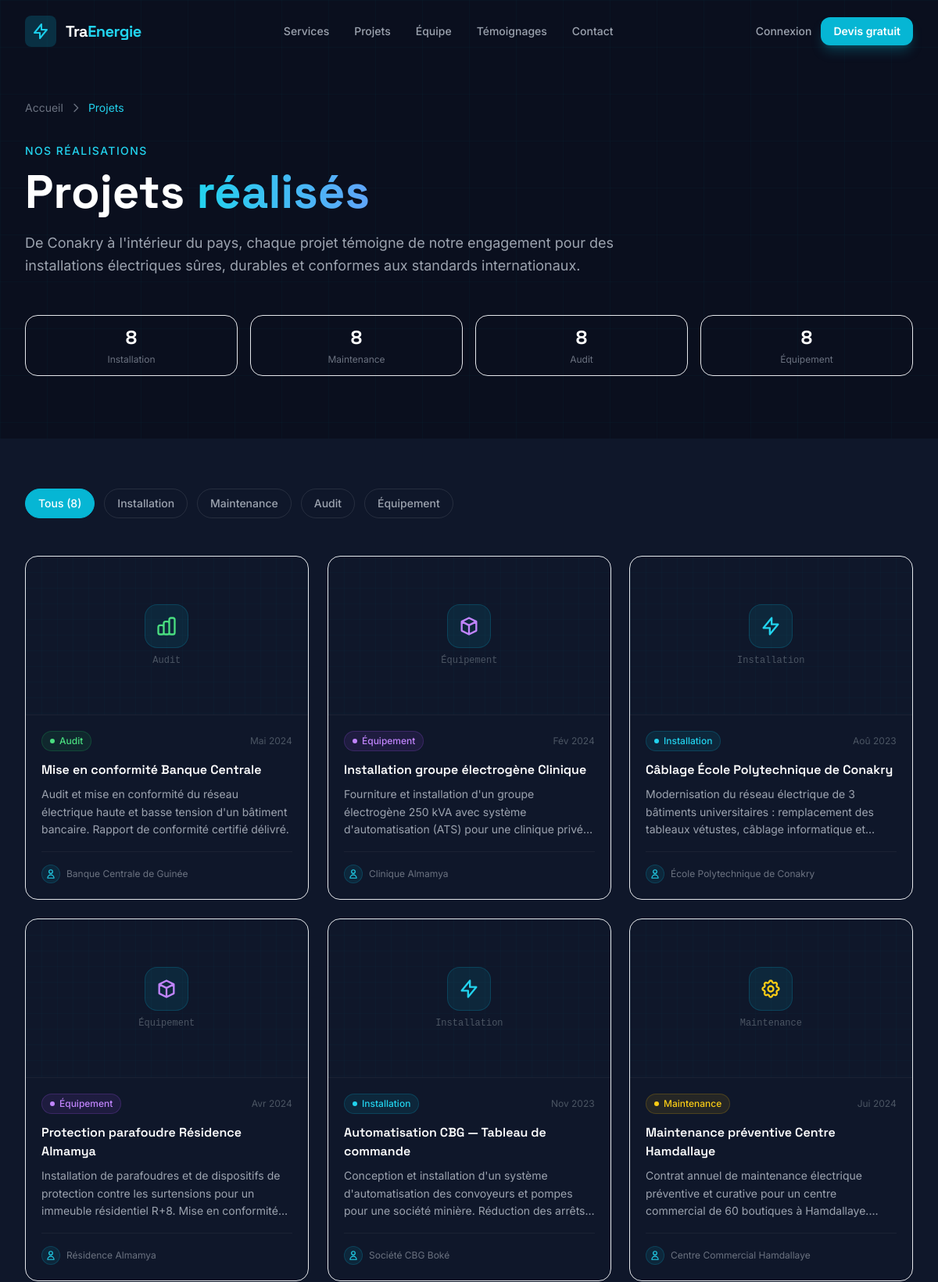
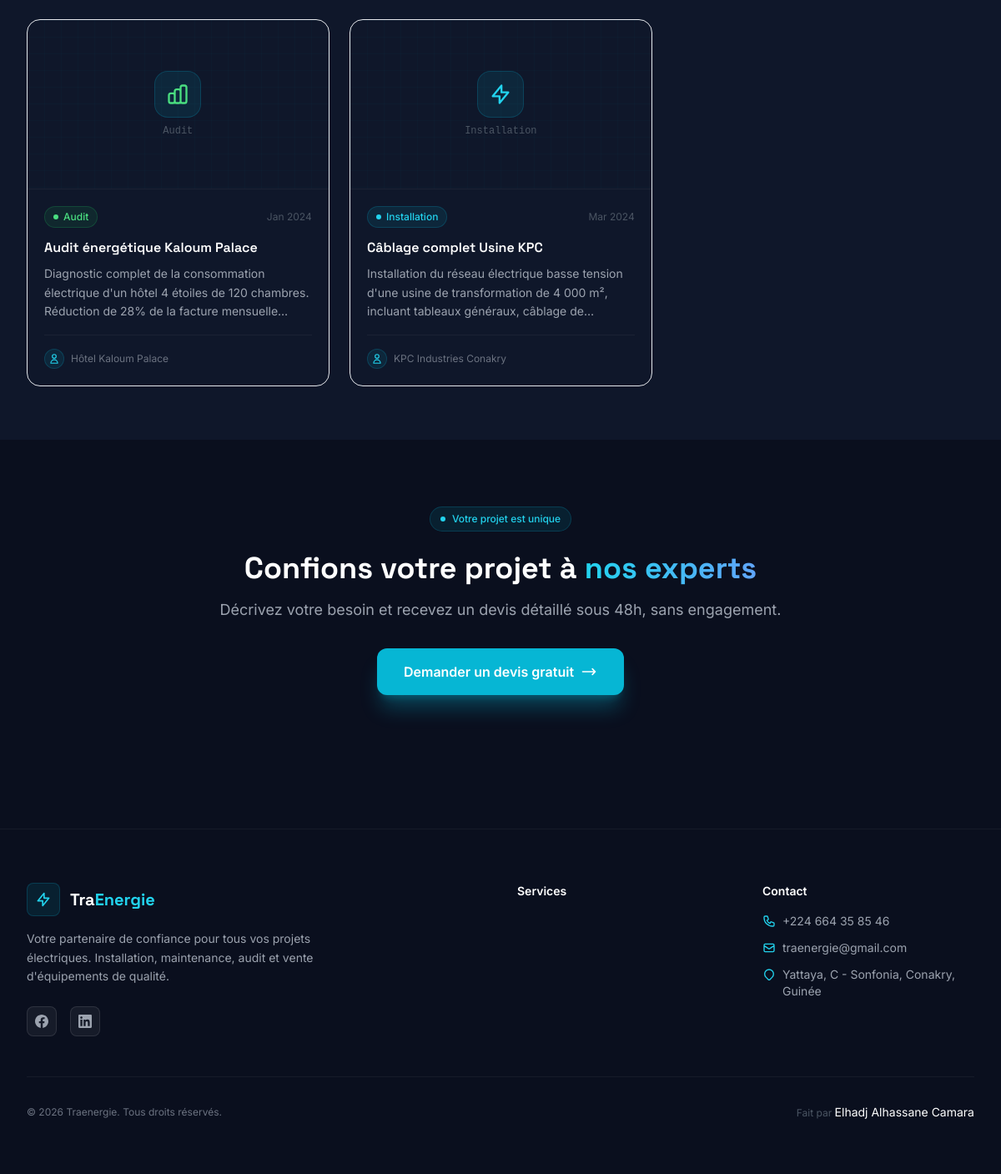
Screenshot of /projets/ with the database file from the repository (2 pictures, top to bottom).
### apps/website/models.py (models this page shows, shortened)
class Project(models.Model):
    CATEGORY_CHOICES = [
        ("installation", "Installation"),
        ("maintenance", "Maintenance"),
        ("audit", "Audit"),
        ("equipement", "Équipement"),
    ]
    title = models.CharField(max_length=200)
    description = models.TextField()
    category = models.CharField(max_length=50, choices=CATEGORY_CHOICES)
    image = models.ImageField(upload_to="projects/", blank=True, null=True)
    client = models.CharField(max_length=200, blank=True)
    completion_date = models.DateField(blank=True, null=True)
    is_featured = models.BooleanField(default=False)
    created_at = models.DateTimeField(auto_now_add=True)
    class Meta:
        ordering = ["-created_at"]
        verbose_name = "Projet"
        verbose_name_plural = "Projets"

class CompanyInfo(models.Model):
    name = models.CharField(max_length=200, default="Traenergie")
    tagline = models.CharField(max_length=300, default="Votre expert en solutions électriques")
    description = models.TextField(blank=True)
    address = models.TextField(blank=True)
    phone = models.CharField(max_length=50, blank=True)
    email = models.EmailField(blank=True)
    whatsapp = models.CharField(max_length=50, blank=True)
    facebook_url = models.URLField(blank=True)
    linkedin_url = models.URLField(blank=True)
    years_experience = models.PositiveIntegerField(default=10)
    projects_count = models.PositiveIntegerField(default=500)
    clients_count = models.PositiveIntegerField(default=200)
    technicians_count = models.PositiveIntegerField(default=50)
    class Meta:
        verbose_name = "Informations entreprise"
        verbose_name_plural = "Informations entreprise"
    @classmethod
    def get_instance(cls):
        obj, _ = cls.objects.get_or_create(pk=1)
        return obj

### apps/website/views.py (the view)
# urls.py: path("projets/", views.ProjetsPageView.as_view(), name="projets"),
class ProjetsPageView(View):
    def get(self, request):
        category = request.GET.get("cat", "")
        qs = Project.objects.all()
        if category:
            qs = qs.filter(category=category)
        context = {
            "company": CompanyInfo.get_instance(),
            "projects": qs,
            "active_cat": category,
            "categories": Project.CATEGORY_CHOICES,
        }
        return render(request, "website/projets.html", context)

### apps/stock/context_processors.py (called while the page is built, shortened)
def cart_context(request):
    cart_count = 0
    cart_total = 0
    return {
        "cart_count": cart_count,
        "cart_total": cart_total,
    }

### templates/website/projets.html (shortened to what this page needs)
{% extends "base.html" %}
{% load static %}
{% block content %}
<section class="relative pt-32 pb-20 bg-[#0a0f1e] overflow-hidden">
  <div class="absolute inset-0 opacity-20" style="background-image: linear-gradient(rgba(6,182,212,0.15) 1px, transparent 1px), linear-gradient(90deg, rgba(6,182,212,0.15) 1px, transparent 1px); background-size: 60px 60px;"></div>
  <div class="absolute top-0 right-1/4 w-96 h-96 bg-cyan-500/8 rounded-full blur-3xl pointer-events-none"></div>
  <div class="relative max-w-7xl mx-auto px-4 sm:px-6 lg:px-8">
    <nav class="flex items-center gap-2 text-sm text-gray-500 mb-8" data-aos="fade-down">
      <a href="{% url 'website:home' %}" class="hover:text-cyan-400 transition">Accueil</a>
      <svg class="w-4 h-4" fill="none" stroke="currentColor" viewBox="0 0 24 24"><path stroke-linecap="round" stroke-linejoin="round" stroke-width="2" d="M9 5l7 7-7 7"/></svg>
      <span class="text-cyan-400">Projets</span>
    </nav>
    <div class="max-w-3xl" data-aos="fade-up">
      <span class="text-cyan-400 text-sm font-medium tracking-widest uppercase">Nos réalisations</span>
      <h1 class="font-display font-bold text-5xl lg:text-6xl text-white mt-3 mb-5">
        Projets <span class="text-transparent bg-clip-text bg-gradient-to-r from-cyan-400 to-blue-400">réalisés</span>
      </h1>
      <p class="text-gray-400 text-lg leading-relaxed">
        De Conakry à l'intérieur du pays, chaque projet témoigne de notre engagement pour des installations électriques sûres, durables et conformes aux standards internationaux.
      </p>
    </div>
    <div class="grid grid-cols-2 sm:grid-cols-4 gap-4 mt-12" data-aos="fade-up" data-aos-delay="100">
      {% for cat, label in categories %}
      <div class="bg-white/3 border border-white/8 rounded-2xl px-4 py-3 text-center">
        <div class="font-display font-bold text-2xl text-white">
          {{ projects|length }}
        </div>
        <div class="text-gray-500 text-xs mt-1">{{ label }}</div>
      </div>
      {% endfor %}
    </div>
  </div>
</section>
<section class="py-16 bg-[#0f172a]" x-data="{ filter: '{{ active_cat }}' }">
  <div class="max-w-7xl mx-auto px-4 sm:px-6 lg:px-8">
    <div class="flex flex-wrap gap-3 mb-12" data-aos="fade-up">
      <a href="{% url 'website:projets' %}"
         :class="filter === '' ? 'bg-cyan-500 text-white border-cyan-500' : 'bg-white/3 text-gray-400 border-white/10 hover:border-cyan-500/30 hover:text-cyan-400'"
         class="inline-flex items-center gap-2 px-4 py-2 rounded-full border text-sm font-medium transition-all duration-200"
         @click.prevent="filter = ''; $el.closest('section').querySelectorAll('[data-cat]').forEach(e => e.style.display = '')">
        Tous ({{ projects|length }})
      </a>
      {% for cat, label in categories %}
      <a href="?cat={{ cat }}"
         :class="filter === '{{ cat }}' ? 'bg-cyan-500 text-white border-cyan-500' : 'bg-white/3 text-gray-400 border-white/10 hover:border-cyan-500/30 hover:text-cyan-400'"
         class="inline-flex items-center gap-2 px-4 py-2 rounded-full border text-sm font-medium transition-all duration-200"
         @click.prevent="filter = '{{ cat }}'; $el.closest('section').querySelectorAll('[data-cat]').forEach(e => { e.style.display = e.dataset.cat === '{{ cat }}' ? '' : 'none'; })">
        {{ label }}
      </a>
      {% endfor %}
    </div>
    <div class="grid grid-cols-1 sm:grid-cols-2 lg:grid-cols-3 gap-6">
      {% for project in projects %}
      <article
        data-cat="{{ project.category }}"
        class="group bg-white/3 hover:bg-white/5 border border-white/8 hover:border-cyan-500/25 rounded-2xl overflow-hidden transition-all duration-300"
        data-aos="fade-up" data-aos-delay="{{ forloop.counter0|add:'1' }}00"
      >
        {% if project.image %}
        <div class="aspect-video overflow-hidden">
          <img src="{{ project.image.url }}" alt="{{ project.title }}" class="w-full h-full object-cover group-hover:scale-105 transition-transform duration-500">
        </div>
        {% else %}
        <div class="aspect-video bg-gradient-to-br from-cyan-500/8 to-blue-600/8 flex items-center justify-center border-b border-white/5 relative overflow-hidden">
          <div class="absolute inset-0 opacity-10" style="background-image: linear-gradient(rgba(6,182,212,0.3) 1px, transparent 1px), linear-gradient(90deg, rgba(6,182,212,0.3) 1px, transparent 1px); background-size: 20px 20px;"></div>
          <div class="relative z-10 flex flex-col items-center gap-2">
            <div class="w-14 h-14 flex items-center justify-center bg-cyan-500/10 border border-cyan-500/20 rounded-2xl">
              {% if project.category == 'installation' %}
              <svg class="w-7 h-7 text-cyan-400" fill="none" stroke="currentColor" viewBox="0 0 24 24"><path stroke-linecap="round" stroke-linejoin="round" stroke-width="2" d="M13 10V3L4 14h7v7l9-11h-7z"/></svg>
              {% elif project.category == 'maintenance' %}
              <svg class="w-7 h-7 text-yellow-400" fill="none" stroke="currentColor" viewBox="0 0 24 24"><path stroke-linecap="round" stroke-linejoin="round" stroke-width="2" d="M10.325 4.317c.426-1.756 2.924-1.756 3.35 0a1.724 1.724 0 002.573 1.066c1.543-.94 3.31.826 2.37 2.37a1.724 1.724 0 001.065 2.572c1.756.426 1.756 2.924 0 3.35a1.724 1.724 0 00-1.066 2.573c.94 1.543-.826 3.31-2.37 2.37a1.724 1.724 0 00-2.572 1.065c-.426 1.756-2.924 1.756-3.35 0a1.724 1.724 0 00-2.573-1.066c-1.543.94-3.31-.826-2.37-2.37a1.724 1.724 0 00-1.065-2.572c-1.756-.426-1.756-2.924 0-3.35a1.724 1.724 0 001.066-2.573c-.94-1.543.826-3.31 2.37-2.37.996.608 2.296.07 2.572-1.065z"/><path stroke-linecap="round" stroke-linejoin="round" stroke-width="2" d="M15 12a3 3 0 11-6 0 3 3 0 016 0z"/></svg>
              {% elif project.category == 'audit' %}
              <svg class="w-7 h-7 text-green-400" fill="none" stroke="currentColor" viewBox="0 0 24 24"><path stroke-linecap="round" stroke-linejoin="round" stroke-width="2" d="M9 19v-6a2 2 0 00-2-2H5a2 2 0 00-2 2v6a2 2 0 002 2h2a2 2 0 002-2zm0 0V9a2 2 0 012-2h2a2 2 0 012 2v10m-6 0a2 2 0 002 2h2a2 2 0 002-2m0 0V5a2 2 0 012-2h2a2 2 0 012 2v14a2 2 0 01-2 2h-2a2 2 0 01-2-2z"/></svg>
              {% else %}
              <svg class="w-7 h-7 text-purple-400" fill="none" stroke="currentColor" viewBox="0 0 24 24"><path stroke-linecap="round" stroke-linejoin="round" stroke-width="2" d="M20 7l-8-4-8 4m16 0l-8 4m8-4v10l-8 4m0-10L4 7m8 4v10M4 7v10l8 4"/></svg>
              {% endif %}
            </div>
            <span class="text-gray-600 text-xs font-mono">{{ project.get_category_display }}</span>
          </div>
        </div>
        {% endif %}
        <div class="p-5">
          <div class="flex items-center justify-between mb-3">
            <span class="inline-flex items-center gap-1.5 px-2.5 py-1 rounded-full text-xs font-medium
              {% if project.category == 'installation' %}bg-cyan-500/10 text-cyan-400 border border-cyan-500/20
              {% elif project.category == 'maintenance' %}bg-yellow-500/10 text-yellow-400 border border-yellow-500/20
              {% elif project.category == 'audit' %}bg-green-500/10 text-green-400 border border-green-500/20
              {% else %}bg-purple-500/10 text-purple-400 border border-purple-500/20{% endif %}">
              <span class="w-1.5 h-1.5 rounded-full
                {% if project.category == 'installation' %}bg-cyan-400
                {% elif project.category == 'maintenance' %}bg-yellow-400
                {% elif project.category == 'audit' %}bg-green-400
                {% else %}bg-purple-400{% endif %}"></span>
              {{ project.get_category_display }}
            </span>
            {% if project.completion_date %}
            <span class="text-gray-600 text-xs">{{ project.completion_date|date:"M Y" }}</span>
            {% endif %}
          </div>
          <h3 class="font-display font-semibold text-white text-base mb-2 group-hover:text-cyan-400 transition line-clamp-2">
            {{ project.title }}
          </h3>
          <p class="text-gray-400 text-sm leading-relaxed line-clamp-3">{{ project.description }}</p>
          {% if project.client %}
          <div class="flex items-center gap-2 mt-4 pt-4 border-t border-white/5">
            <div class="w-6 h-6 rounded-full bg-cyan-500/10 border border-cyan-500/20 flex items-center justify-center shrink-0">
              <svg class="w-3.5 h-3.5 text-cyan-400" fill="none" stroke="currentColor" viewBox="0 0 24 24"><path stroke-linecap="round" stroke-linejoin="round" stroke-width="2" d="M16 7a4 4 0 11-8 0 4 4 0 018 0zM12 14a7 7 0 00-7 7h14a7 7 0 00-7-7z"/></svg>
            </div>
            <span class="text-gray-500 text-xs truncate">{{ project.client }}</span>
          </div>
          {% endif %}
        </div>
      </article>
      {% endfor %}
    </div>
  </div>
</section>
<section class="py-20 bg-[#0a0f1e]">
  <div class="max-w-3xl mx-auto px-4 text-center" data-aos="fade-up">
    <div class="inline-flex items-center gap-2 px-3 py-1.5 bg-cyan-500/10 border border-cyan-500/20 rounded-full text-cyan-400 text-xs font-medium mb-6">
      <span class="w-1.5 h-1.5 bg-cyan-400 rounded-full animate-pulse"></span>
      Votre projet est unique
    </div>
    <h2 class="font-display font-bold text-4xl text-white mb-4">
      Confions votre projet à <span class="text-transparent bg-clip-text bg-gradient-to-r from-cyan-400 to-blue-400">nos experts</span>
    </h2>
    <p class="text-gray-400 mb-8 text-lg">Décrivez votre besoin et recevez un devis détaillé sous 48h, sans engagement.</p>
    <a href="{% url 'website:home' %}#contact" class="group inline-flex items-center gap-2 px-8 py-4 bg-cyan-500 hover:bg-cyan-400 text-white font-semibold rounded-xl transition shadow-xl shadow-cyan-500/30 text-base">
      Demander un devis gratuit
      <svg class="w-5 h-5 group-hover:translate-x-1 transition-transform" fill="none" stroke="currentColor" viewBox="0 0 24 24"><path stroke-linecap="round" stroke-linejoin="round" stroke-width="2" d="M17 8l4 4m0 0l-4 4m4-4H3"/></svg>
    </a>
  </div>
</section>
{% endblock %}

### templates/partials/footer.html (shortened to what this page needs)
{% load static %}
<footer class="bg-navy-900 border-t border-white/5 mt-20">
  <div class="max-w-7xl mx-auto px-4 sm:px-6 lg:px-8 py-16">
    <div class="grid grid-cols-1 md:grid-cols-2 lg:grid-cols-4 gap-10">
      <div class="lg:col-span-2">
        <div class="flex items-center gap-3 mb-4">
          <div class="w-10 h-10 flex items-center justify-center bg-cyan-500/10 rounded-lg border border-cyan-500/20">
            <svg class="w-5 h-5 text-cyan-400" fill="none" stroke="currentColor" viewBox="0 0 24 24">
              <path stroke-linecap="round" stroke-linejoin="round" stroke-width="2" d="M13 10V3L4 14h7v7l9-11h-7z" />
            </svg>
          </div>
          <span class="font-display font-bold text-xl"><span class="text-white">Tra</span><span
              class="text-cyan-400">Energie</span></span>
        </div>
        <p class="text-gray-400 text-sm leading-relaxed max-w-sm">
          Votre partenaire de confiance pour tous vos projets électriques. Installation, maintenance, audit et vente
          d'équipements de qualité.
        </p>
        <div class="flex gap-4 mt-6">
          <a href="#"
            class="w-9 h-9 flex items-center justify-center bg-white/5 hover:bg-cyan-500/20 border border-white/10 hover:border-cyan-500/30 rounded-lg transition">
          </a>
          <a href="#"
            class="w-9 h-9 flex items-center justify-center bg-white/5 hover:bg-cyan-500/20 border border-white/10 hover:border-cyan-500/30 rounded-lg transition">
          </a>
        </div>
      </div>
      <div>
        <h4 class="font-semibold text-white text-sm mb-4">Services</h4>
      </div>
      <div>
        <h4 class="font-semibold text-white text-sm mb-4">Contact</h4>
        <ul class="space-y-3">
          <li class="flex items-start gap-2">
            <span class="text-gray-400 text-sm">{{ company.phone|default:"+224 664 35 85 46" }}</span>
          </li>
          <li class="flex items-start gap-2">
            <svg class="w-4 h-4 text-cyan-400 mt-0.5 shrink-0" fill="none" stroke="currentColor" viewBox="0 0 24 24">
              <path stroke-linecap="round" stroke-linejoin="round" stroke-width="2"
                d="M3 8l7.89 5.26a2 2 0 002.22 0L21 8M5 19h14a2 2 0 002-2V7a2 2 0 00-2-2H5a2 2 0 00-2 2v10a2 2 0 002 2z" />
            </svg>
            <span class="text-gray-400 text-sm">{{ company.email|default:"traenergie@gmail.com" }}</span>
          </li>
          <li class="flex items-start gap-2">
            <svg class="w-4 h-4 text-cyan-400 mt-0.5 shrink-0" fill="none" stroke="currentColor" viewBox="0 0 24 24">
              <path stroke-linecap="round" stroke-linejoin="round" stroke-width="2"
                d="M17.657 16.657L13.414 20.9a1.998 1.998 0 01-2.827 0l-4.244-4.243a8 8 0 1111.314 0z" />
            </svg>
            <span class="text-gray-400 text-sm">{{ company.address|default:"Sonfonia, Conakry, Guinée" }}</span>
          </li>
        </ul>
      </div>
    </div>
    <div class="border-t border-white/5 mt-12 pt-8 flex flex-col sm:flex-row items-center justify-between gap-4">
      <p class="text-gray-500 text-xs">© {% now "Y" %} Traenergie. Tous droits réservés.</p>
      <p class="text-gray-600 text-xs">Fait par <a href="http://www.github.com/alhassaneplea4"
          class="text-white hover:text-cyan-400 text-sm transition" target="_blank">Elhadj Alhassane Camara</a> </p>
    </div>
  </div>
</footer>

### static/css/custom.css (style rules this page uses)
.line-clamp-2 { display: -webkit-box; -webkit-line-clamp: 2; -webkit-box-orient: vertical; overflow: hidden; }
[data-aos] { will-change: transform, opacity; }

### rows the page displays
Project: category "Audit", completion_date "Mai 2024", title "Mise en conformité Banque Centrale", description "Audit et mise en conformité du réseau électrique haute et basse tension d'un bâtiment bancaire. Rapport de conformité certifié délivré.", client "Banque Centrale de Guinée"
Project: category "Équipement", completion_date "Fév 2024", title "Installation groupe électrogène Clinique", description "Fourniture et installation d'un groupe électrogène 250 kVA avec système d'automatisation (ATS) pour une clinique…", client "Clinique Almamya"
Project: category "Installation", completion_date "Aoû 2023", title "Câblage École Polytechnique de Conakry", description "Modernisation du réseau électrique de 3 bâtiments universitaires : remplacement des tableaux vétustes, câblage informatique…", client "École Polytechnique de Conakry"
Project: category "Équipement", completion_date "Avr 2024", title "Protection parafoudre Résidence Almamya", description "Installation de parafoudres et de dispositifs de protection contre les surtensions pour un immeuble résidentiel R+8. Mise en…", client "Résidence Almamya"
Project: category "Installation", completion_date "Nov 2023", title "Automatisation CBG — Tableau de commande", description "Conception et installation d'un système d'automatisation des convoyeurs et pompes pour une société minière. Réduction des…", client "Société CBG Boké"
Project: category "Maintenance", completion_date "Jui 2024", title "Maintenance préventive Centre Hamdallaye", description "Contrat annuel de maintenance électrique préventive et curative pour un centre commercial de 60 boutiques à…", client "Centre Commercial Hamdallaye"
Project: category "Audit", completion_date "Jan 2024", title "Audit énergétique Kaloum Palace", description "Diagnostic complet de la consommation électrique d'un hôtel 4 étoiles de 120 chambres. Réduction de 28% de la facture…", client "Hôtel Kaloum Palace"
Project: category "Installation", completion_date "Mar 2024", title "Câblage complet Usine KPC", description "Installation du réseau électrique basse tension d'une usine de transformation de 4 000 m², incluant tableaux généraux, câblage…", client "KPC Industries Conakry"
CompanyInfo: phone "+224 664 35 85 46", email "traenergie@gmail.com", address "Yattaya, C - Sonfonia, Conakry, Guinée"

### other values shown
{{ projects|length }} "8" "8" "8" "8"
{{ label }} "Installation" "Maintenance" "Audit" "Équipement"
{{ projects|length }} "8"
